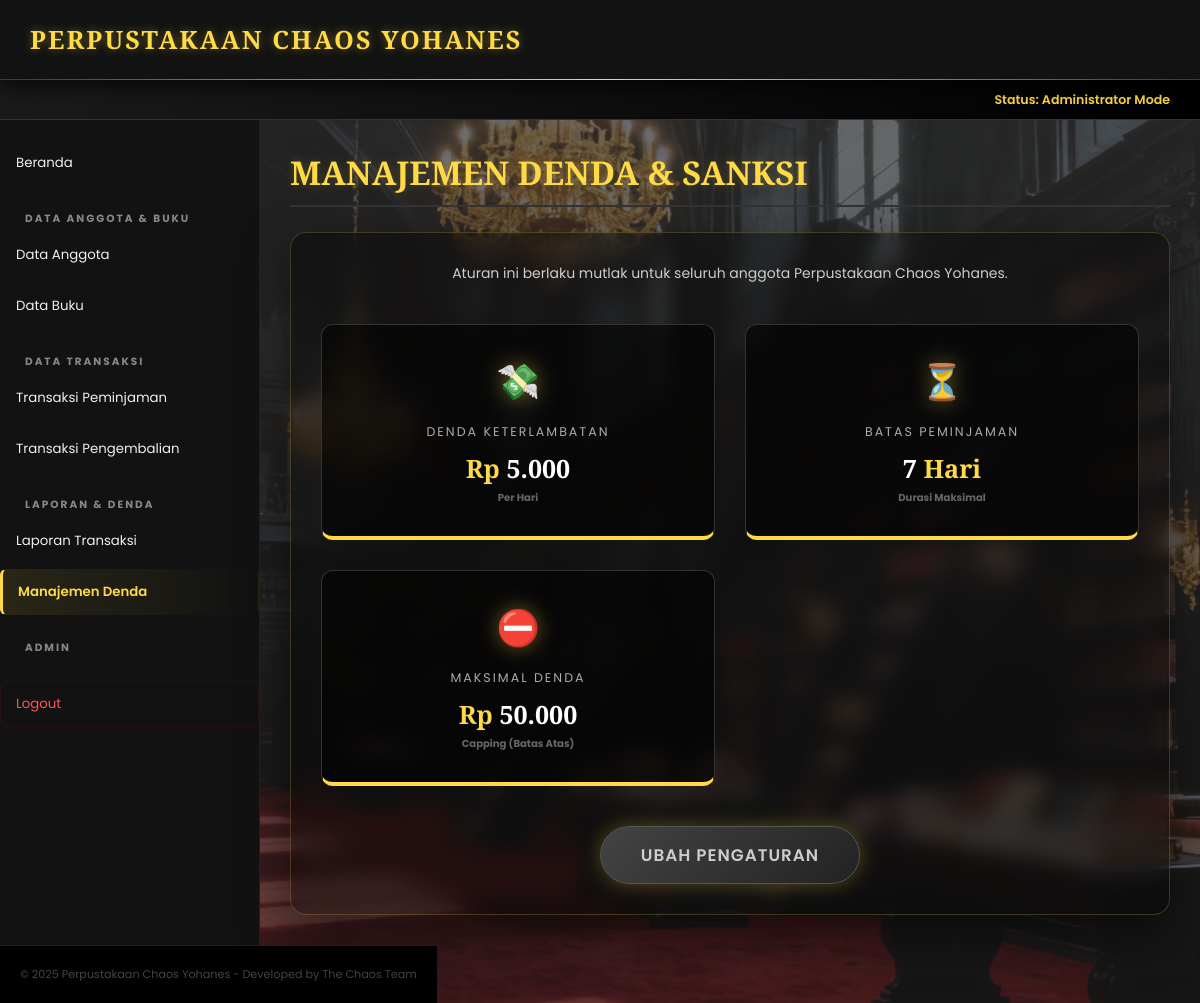
/index.php?p=denda (signed in), run on the app's committed database.
### tables this page shows
CREATE TABLE `tbdenda` (
  `id_setting` INT(11) NOT NULL AUTO_INCREMENT,
  `denda_per_hari` INT(11) DEFAULT 5000,
  `maks_hari_pinjam` INT(11) DEFAULT 7,
  `maks_denda` INT(11) DEFAULT 50000,
  PRIMARY KEY (`id_setting`)
);

### pages/denda.php (the view)
<div id="label-page"><h3>Manajemen Denda & Sanksi</h3></div>
<div id="content">
    <?php
        $sql = "SELECT * FROM tbdenda WHERE id_setting = 1";
        $query = mysqli_query($db, $sql);
        $data = mysqli_fetch_array($query);
        $denda  = isset($data['denda_per_hari']) ? $data['denda_per_hari'] : 0;
        $max_hari = isset($data['maks_hari_pinjam']) ? $data['maks_hari_pinjam'] : 0;
        $max_denda = isset($data['maks_denda']) ? $data['maks_denda'] : 0;
    ?>
    <div style="text-align: center; margin-bottom: 40px; color: #ccc;">
        <p>Aturan ini berlaku mutlak untuk seluruh anggota Perpustakaan Chaos Yohanes.</p>
    </div>
    <div class="denda-grid">
        <div class="denda-card">
            <div class="denda-icon">💸</div>
            <div class="denda-label">Denda Keterlambatan</div>
            <div class="denda-value">
                <span>Rp</span> <?php echo number_format($denda, 0, ',', '.'); ?>
                <div style="font-size: 0.4em; color: #666; font-family: 'Poppins'; margin-top: 5px;">Per Hari</div>
            </div>
        </div>
        <div class="denda-card">
            <div class="denda-icon">⏳</div>
            <div class="denda-label">Batas Peminjaman</div>
            <div class="denda-value">
                <?php echo $max_hari; ?> <span>Hari</span>
                <div style="font-size: 0.4em; color: #666; font-family: 'Poppins'; margin-top: 5px;">Durasi Maksimal</div>
            </div>
        </div>
        <div class="denda-card">
            <div class="denda-icon">⛔</div>
            <div class="denda-label">Maksimal Denda</div>
            <div class="denda-value">
                <span>Rp</span> <?php echo number_format($max_denda, 0, ',', '.'); ?>
                <div style="font-size: 0.4em; color: #666; font-family: 'Poppins'; margin-top: 5px;">Capping (Batas Atas)</div>
            </div>
        </div>
    </div>
    <div style="text-align: center; margin-top: 20px;">
        <a href="index.php?p=denda-edit" class="tombol" style="padding: 15px 40px; font-size: 1.2em; border-radius: 50px; box-shadow: 0 0 20px rgba(255, 218, 71, 0.3);">
            UBAH PENGATURAN
        </a>
    </div>
</div>

### style.css (style rules this page uses)
:root { --bg-core: #050505; --bg-surface: #121212; --bg-glass: rgba(20, 20, 20, 0.9); --gold-primary: #ffda47; --gold-dark: #b8860b; --danger-red: #8a0000; --danger-glow: #ff1100; --text-main: #f0f0f0; --text-muted: #888888; --accent-glow: 0 0 15px rgba(255, 218, 71, 0.3); }
* { margin: 0; padding: 0; box-sizing: border-box; transition: all 0.3s cubic-bezier(0.4, 0, 0.2, 1); }
body { font-family: 'Poppins', sans-serif; font-size: 14px; color: var(--text-main); background-color: #050505; background-image: linear-gradient(rgba(52, 52, 52, 0.7), rgba(31, 30, 30, 0.7)), url('images/lorong.jpeg'); background-attachment: fixed; background-position: center; background-size: cover; background-repeat: no-repeat; min-height: 100vh; }
#label-page { font-family: 'Cinzel', serif; font-size: 2em; color: var(--gold-primary); margin-bottom: 25px; padding-bottom: 10px; border-bottom: 2px solid #333; text-transform: uppercase; text-shadow: 0 0 10px rgba(255, 218, 71, 0.2); }
#content { background: rgba(0, 0, 0, 0.4); backdrop-filter: blur(10px); -webkit-backdrop-filter: blur(10px); border: 1px solid rgba(255, 218, 71, 0.2); box-shadow: 0 20px 50px 0 rgba(0, 0, 0, 0.5); padding: 30px; border-radius: 16px; width: 100% !important; }
.tombol, input[type="submit"] { display: inline-block; padding: 10px 20px; background: linear-gradient(135deg, var(--gold-dark), #8a6d00); color: #fff; text-decoration: none; border-radius: 6px; font-weight: 600; text-transform: uppercase; letter-spacing: 1px; border: none; cursor: pointer; box-shadow: 0 4px 10px rgba(0,0,0,0.3); }
a.tombol[href*="edit"] { background: linear-gradient(135deg, #444, #222); border: 1px solid #555; color: #ccc; }
#content, .table-responsive, #tabel-tampil, .tombol-tambah-container { width: 100% !important; box-sizing: border-box; }
.denda-grid { display: grid; grid-template-columns: repeat(auto-fit, minmax(280px, 1fr)); gap: 30px; margin-top: 20px; margin-bottom: 40px; }
.denda-card { background: rgba(0, 0, 0, 0.6); border: 1px solid #333; border-bottom: 4px solid var(--gold-primary); padding: 30px; border-radius: 12px; text-align: center; transition: transform 0.3s, box-shadow 0.3s; position: relative; overflow: hidden; }
.denda-icon { font-size: 2.5em; margin-bottom: 15px; display: inline-block; filter: drop-shadow(0 0 10px rgba(255, 218, 71, 0.4)); }
.denda-label { font-size: 0.9em; color: #aaa; text-transform: uppercase; letter-spacing: 2px; margin-bottom: 10px; }
.denda-value { font-family: 'Cinzel', serif; font-size: 1.8em; font-weight: 700; color: #fff; text-shadow: 0 0 10px rgba(0,0,0,0.5); }
.denda-value span { color: var(--gold-primary); }

### data on the page
tbdenda: denda_per_hari "5.000", maks_hari_pinjam "7", maks_denda "50.000"
